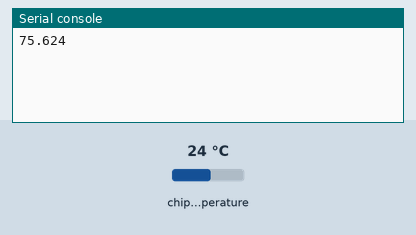
A program run on a simulated Raspberry Pi Pico running MicroPython. On the bench: the last lines printed to the serial console. The test bench sets the inputs (shaded band); at power-on: chip temperature 24 °C.

Above: at 1.2 s.
1.3 s: chip temperature set to 1 °C
At 2.4 s:
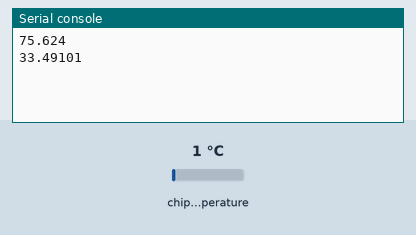
4.0 s: chip temperature set to 11 °C
At 5.1 s:
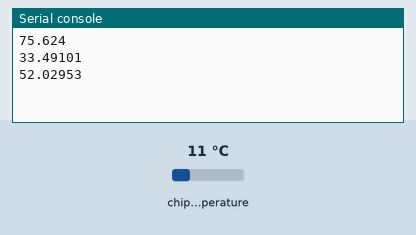
Timing chart, 0 to 7.0 s (numbered marks = the images above; inputs shaded):
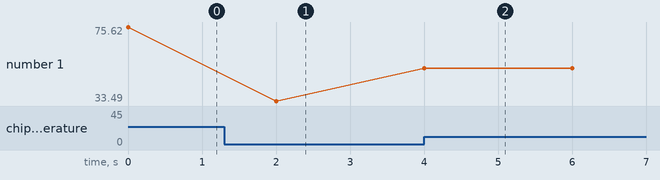

The program:

temperature_test.py
```python
"""
    Pico onboard temperature sensor
"""

import machine
import utime

sensor_temp = machine.ADC(4)
conversion_factor = 3.3 / (65535)

while True:
    reading = sensor_temp.read_u16() * conversion_factor
    temperature = 27 - (reading - 0.706)/0.001721

    # convert to farhrenheit
    temperature = temperature * 9 / 5 + 32
    print(temperature)
    utime.sleep(2)
```

Measured:
- after the input at 1.3 s, the serial console: prints a new line after 0.70 s (image 1)
- after the input at 4.0 s, the serial console: prints a new line at once (image 2)
- plotted number 1: 75.62 → 33.49 after the input at 1.3 s, 33.49 → 52.03 after the input at 4.0 s
